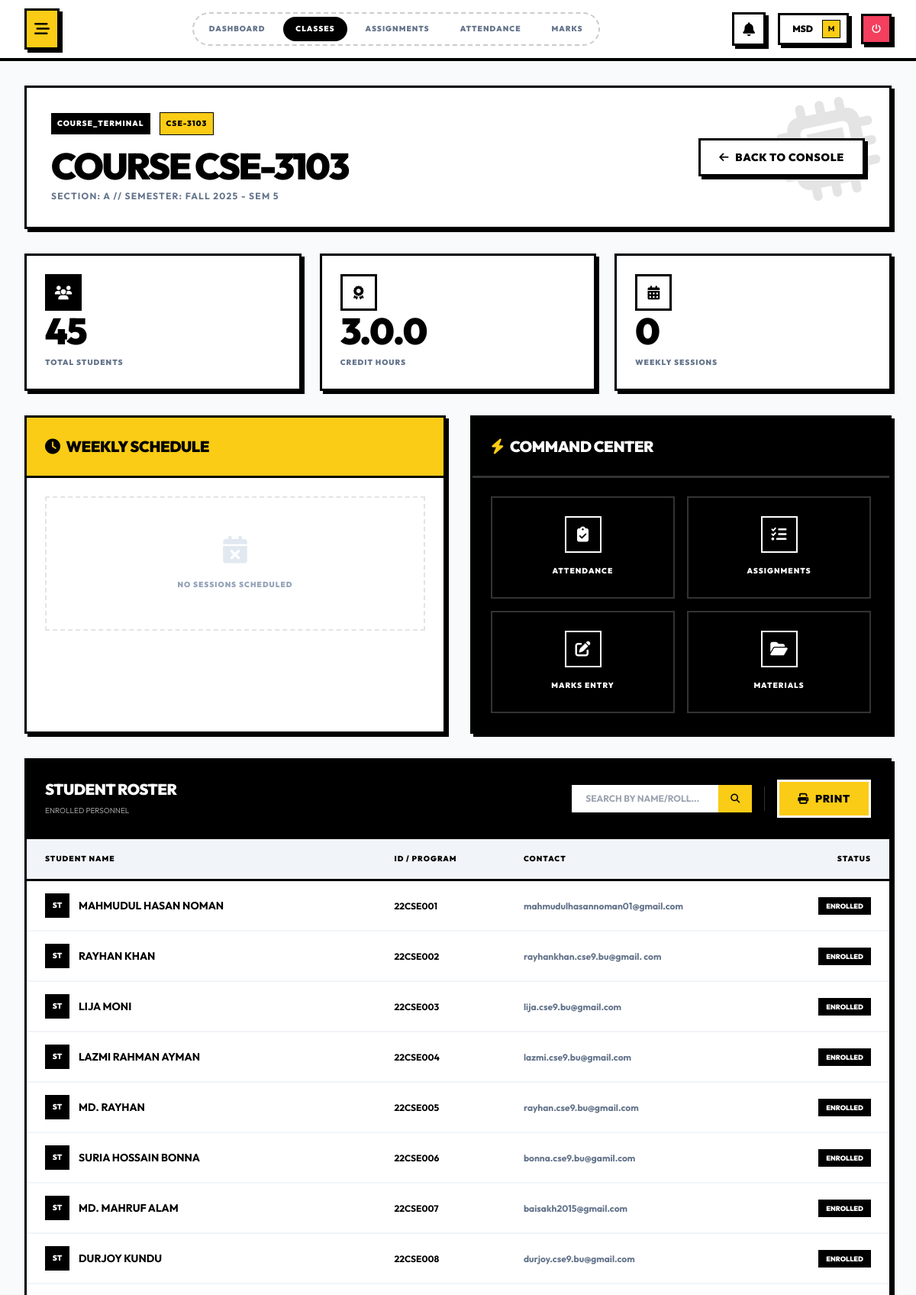
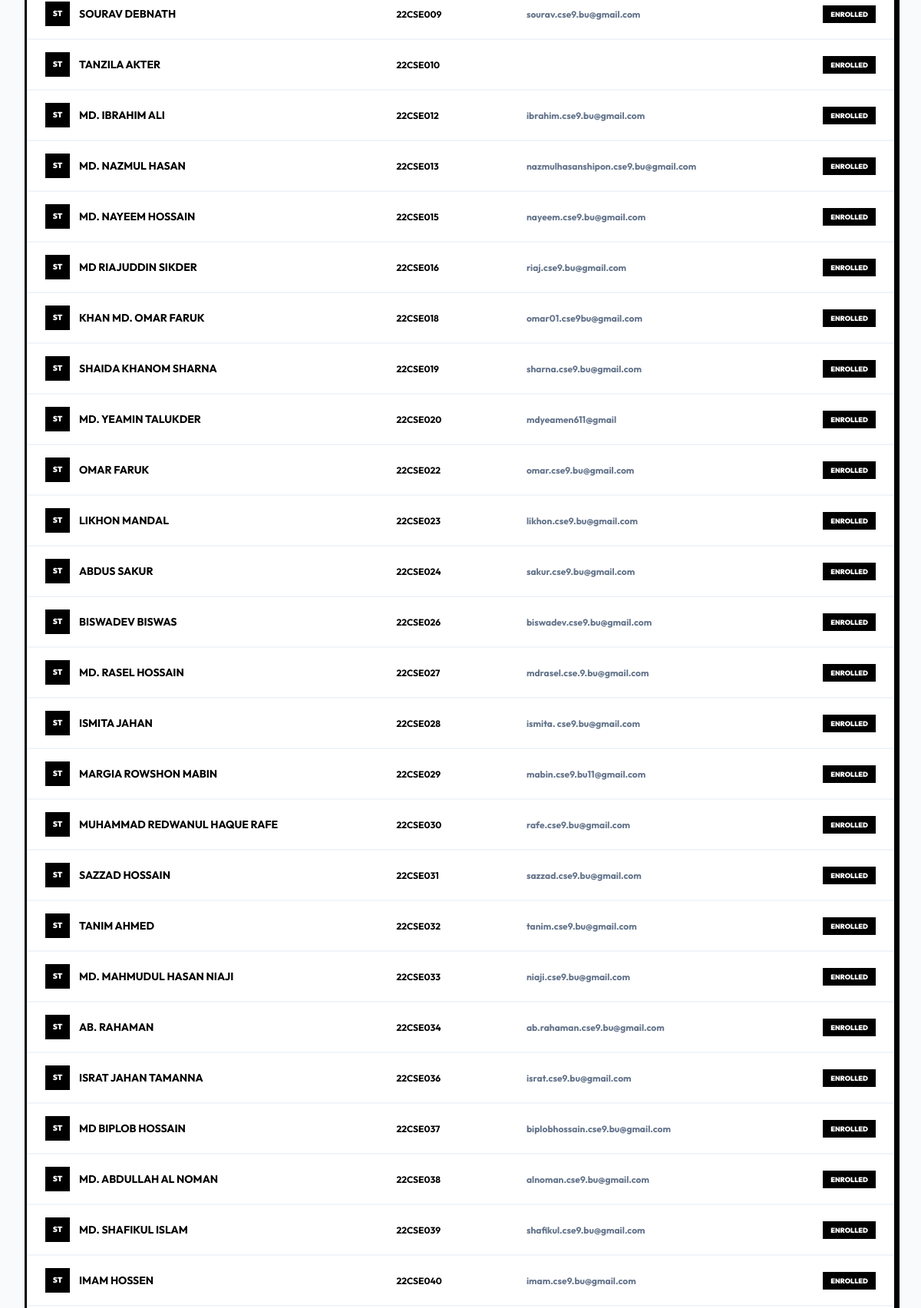
/modules/teacher/my-courses.php?id=34 (signed in, upper part), run on the app's committed database (2 pictures, top to bottom).
### tables this page shows
CREATE TABLE `course_offerings` (
  `id` int(10) UNSIGNED NOT NULL,
  `course_id` int(10) UNSIGNED NOT NULL,
  `semester_id` int(10) UNSIGNED NOT NULL,
  `section` varchar(10) NOT NULL,
  `max_students` int(11) DEFAULT 60,
  `enrolled_students` int(11) DEFAULT 0,
  `status` enum('open','closed','completed') DEFAULT 'open',
  `created_at` timestamp NOT NULL DEFAULT current_timestamp(),
  `updated_at` timestamp NOT NULL DEFAULT current_timestamp() ON UPDATE current_timestamp()
);

CREATE TABLE `courses` (
  `id` int(10) UNSIGNED NOT NULL,
  `department_id` int(10) UNSIGNED NOT NULL,
  `course_code` varchar(20) NOT NULL,
  `course_name` varchar(200) NOT NULL,
  `credit_hours` decimal(3,1) NOT NULL,
  `course_type` enum('theory','lab','project','thesis') DEFAULT 'theory',
  `semester_number` int(11) NOT NULL,
  `description` text DEFAULT NULL,
  `syllabus` text DEFAULT NULL,
  `status` enum('active','inactive') DEFAULT 'active',
  `created_at` timestamp NOT NULL DEFAULT current_timestamp(),
  `updated_at` timestamp NOT NULL DEFAULT current_timestamp() ON UPDATE current_timestamp(),
  `deleted_at` timestamp NULL DEFAULT NULL,
  `default_room_id` int(10) UNSIGNED DEFAULT NULL
);

CREATE TABLE `semesters` (
  `id` int(10) UNSIGNED NOT NULL,
  `academic_year_id` int(10) UNSIGNED NOT NULL,
  `name` varchar(50) NOT NULL,
  `semester_number` int(11) NOT NULL,
  `start_date` date NOT NULL,
  `end_date` date NOT NULL,
  `status` enum('upcoming','active','completed') DEFAULT 'upcoming',
  `created_at` timestamp NOT NULL DEFAULT current_timestamp(),
  `updated_at` timestamp NOT NULL DEFAULT current_timestamp() ON UPDATE current_timestamp()
);

CREATE TABLE `enrollments` (
  `id` int(10) UNSIGNED NOT NULL,
  `student_id` int(10) UNSIGNED NOT NULL,
  `course_offering_id` int(10) UNSIGNED NOT NULL,
  `enrollment_date` date NOT NULL,
  `status` enum('enrolled','dropped','completed') DEFAULT 'enrolled',
  `grade` varchar(5) DEFAULT NULL,
  `grade_point` decimal(3,2) DEFAULT NULL,
  `created_at` timestamp NOT NULL DEFAULT current_timestamp(),
  `updated_at` timestamp NOT NULL DEFAULT current_timestamp() ON UPDATE current_timestamp()
);

CREATE TABLE `user_profiles` (
  `id` int(10) UNSIGNED NOT NULL,
  `user_id` int(10) UNSIGNED NOT NULL,
  `first_name` varchar(50) NOT NULL,
  `last_name` varchar(50) NOT NULL,
  `phone` varchar(20) DEFAULT NULL,
  `address` text DEFAULT NULL,
  `city` varchar(50) DEFAULT NULL,
  `state` varchar(50) DEFAULT NULL,
  `postal_code` varchar(20) DEFAULT NULL,
  `country` varchar(50) DEFAULT 'Bangladesh',
  `date_of_birth` date DEFAULT NULL,
  `gender` enum('male','female','other') DEFAULT NULL,
  `profile_picture` varchar(255) DEFAULT NULL,
  `created_at` timestamp NOT NULL DEFAULT current_timestamp(),
  `updated_at` timestamp NOT NULL DEFAULT current_timestamp() ON UPDATE current_timestamp()
);

CREATE TABLE `students` (
  `id` int(10) UNSIGNED NOT NULL,
  `user_id` int(10) UNSIGNED NOT NULL,
  `department_id` int(10) UNSIGNED NOT NULL,
  `student_id` varchar(50) NOT NULL,
  `batch_year` int(11) NOT NULL,
  `session` varchar(20) DEFAULT NULL,
  `admission_date` date DEFAULT NULL,
  `blood_group` varchar(5) DEFAULT NULL,
  `guardian_name` varchar(100) DEFAULT NULL,
  `guardian_phone` varchar(20) DEFAULT NULL,
  `guardian_email` varchar(100) DEFAULT NULL,
  `current_semester` int(11) DEFAULT 1,
  `cgpa` decimal(3,2) DEFAULT 0.00,
  `status` enum('active','inactive','graduated','dropped') DEFAULT 'active',
  `created_at` timestamp NOT NULL DEFAULT current_timestamp(),
  `updated_at` timestamp NOT NULL DEFAULT current_timestamp() ON UPDATE current_timestamp()
);

CREATE TABLE `users` (
  `id` int(10) UNSIGNED NOT NULL,
  `username` varchar(50) NOT NULL,
  `email` varchar(100) NOT NULL,
  `password` varchar(255) NOT NULL,
  `role` enum('super_admin','admin','teacher','student') NOT NULL,
  `status` enum('active','inactive','suspended') DEFAULT 'active',
  `first_login` tinyint(1) DEFAULT 1,
  `last_login` datetime DEFAULT NULL,
  `failed_login_attempts` int(11) DEFAULT 0,
  `locked_until` datetime DEFAULT NULL,
  `remember_token` varchar(64) DEFAULT NULL,
  `remember_token_expires` datetime DEFAULT NULL,
  `created_at` timestamp NOT NULL DEFAULT current_timestamp(),
  `updated_at` timestamp NOT NULL DEFAULT current_timestamp() ON UPDATE current_timestamp(),
  `deleted_at` timestamp NULL DEFAULT NULL
);

### includes/session.php (called while the page is built, shortened)
<?php
function get_current_user_id() {
    return $_SESSION['user_id'] ?? null;
}

### includes/functions.php (called while the page is built, shortened)
<?php
function sanitize_input($data) {
    return htmlspecialchars(strip_tags(trim($data)), ENT_QUOTES, 'UTF-8');
}
function e($string) {
    return htmlspecialchars($string ?? '', ENT_QUOTES, 'UTF-8');
}

### modules/teacher/my-courses.php (the view, shortened to what this page needs)
<?php
require_once __DIR__ . '/../../config/settings.php';
require_once __DIR__ . '/../../includes/session.php';
require_once __DIR__ . '/../../includes/functions.php';
require_once __DIR__ . '/../../includes/auth.php';
$user_id = get_current_user_id();
$stmt = $db->prepare("SELECT id FROM teachers WHERE user_id = ?");
$stmt->bind_param("i", $user_id);
$stmt->execute();
$teacher = $stmt->get_result()->fetch_assoc();
$teacher_id = $teacher['id'];
$course_id = $_GET['id'] ?? null;
if ($course_id) {
    $offering_query = "SELECT co.*, c.course_code, c.course_name, c.credit_hours, s.name as semester_name,
        (SELECT COUNT(*) FROM enrollments WHERE course_offering_id = co.id) as enrolled_count
        FROM course_offerings co
        JOIN courses c ON co.course_id = c.id
        JOIN semesters s ON co.semester_id = s.id
        JOIN teacher_courses tc ON co.id = tc.course_offering_id
        WHERE tc.teacher_id = $teacher_id AND co.id = $course_id";
    $offering_res = $db->query($offering_query);
    $course = $offering_res->fetch_assoc();
    $search = sanitize_input($_GET['search'] ?? '');
    $students = [];
    $query = "SELECT s.id as internal_id, s.student_id, up.first_name, up.last_name, e.status, u.email
        FROM enrollments e
        JOIN students s ON e.student_id = s.id
        JOIN users u ON s.user_id = u.id
        JOIN user_profiles up ON u.id = up.user_id
        WHERE e.course_offering_id = $course_id";
    $query .= " ORDER BY s.student_id";
    $stmt = $db->query($query);
    while ($row = $stmt->fetch_assoc()) {
        $students[] = $row;
    }
    $schedule = [];
}
?>
<div class="space-y-8 animate-in">
<?php if ($course_id): ?>
    <div class="bg-white os-border os-shadow p-8 relative overflow-hidden">
        <div class="absolute top-0 right-0 p-4 opacity-10 pointer-events-none">
        </div>
        <div class="relative z-10 flex flex-col md:flex-row md:items-center justify-between gap-8">
            <div>
                <div class="flex items-center gap-3 mb-4">
                    <span class="bg-black text-white text-[10px] font-black uppercase px-2 py-1 tracking-widest">Course_Terminal</span>
                    <span class="bg-yellow-400 text-black text-[10px] font-black uppercase px-2 py-1 tracking-widest border border-black"><?php echo e($course['course_code']); ?></span>
                </div>
                <h1 class="text-4xl md:text-5xl font-black uppercase leading-none tracking-tighter mb-2">
                    <?php echo e($course['course_name']); ?>
                </h1>
                <p class="text-xs font-mono font-bold uppercase tracking-widest text-slate-500">
                    Section: <?php echo e($course['section']); ?> // Semester: <?php echo e($course['semester_name']); ?>
                </p>
            </div>
            <a href="my-courses.php" class="btn-os bg-white hover:bg-black hover:text-white transition-colors">
                <i class="fas fa-arrow-left"></i> Back to Console
            </a>
        </div>
    </div>
    <div class="grid grid-cols-1 md:grid-cols-3 gap-6">
        <div class="os-card p-6 flex flex-col justify-between h-[180px] group">
            <div class="flex justify-between items-start">
                <div class="os-icon-box">
                    <i class="fas fa-users text-lg"></i>
                </div>
            </div>
            <div>
                <h3 class="text-5xl font-black mb-2 leading-none"><?php echo $course['enrolled_count']; ?></h3>
                <p class="text-[10px] font-black uppercase tracking-widest text-slate-500 group-hover:text-black">Total Students</p>
            </div>
        </div>
        <div class="os-card p-6 flex flex-col justify-between h-[180px] group">
            <div class="flex justify-between items-start">
                <div class="os-icon-box bg-white text-black">
                    <i class="fas fa-award text-lg"></i>
                </div>
            </div>
            <div>
                <h3 class="text-5xl font-black mb-2 leading-none"><?php echo $course['credit_hours']; ?>.0</h3>
                <p class="text-[10px] font-black uppercase tracking-widest text-slate-500 group-hover:text-black">Credit Hours</p>
            </div>
        </div>
        <div class="os-card p-6 flex flex-col justify-between h-[180px] group">
            <div class="flex justify-between items-start">
                <div class="os-icon-box bg-white text-black">
                    <i class="fas fa-calendar-alt text-lg"></i>
                </div>
            </div>
            <div>
                <h3 class="text-5xl font-black mb-2 leading-none"><?php echo count($schedule); ?></h3>
                <p class="text-[10px] font-black uppercase tracking-widest text-slate-500 group-hover:text-black">Weekly Sessions</p>
            </div>
        </div>
    </div>
    <div class="grid grid-cols-1 lg:grid-cols-2 gap-8">
        <div class="os-card p-0 bg-white">
            <div class="p-6 border-b-3 border-black bg-yellow-400 flex justify-between items-center">
                <h3 class="text-xl font-black uppercase tracking-tight flex items-center gap-2">
                    <i class="fas fa-clock"></i> Weekly Schedule
                </h3>
            </div>
            <div class="p-6">
                <?php if (empty($schedule)): ?>
                    <div class="py-12 text-center border-2 border-dashed border-black/10">
                        <i class="fas fa-calendar-times text-4xl text-slate-200 mb-4"></i>
                        <p class="text-[10px] font-black text-slate-400 uppercase tracking-widest">No sessions scheduled</p>
                    </div>
                <?php endif; ?>
            </div>
        </div>
        <div class="os-card p-0 bg-black text-white">
            <div class="p-6 border-b-3 border-white/20 flex justify-between items-center">
                <h3 class="text-xl font-black uppercase tracking-tight flex items-center gap-2">
                    <i class="fas fa-bolt text-yellow-400"></i> Command Center
                </h3>
            </div>
            <div class="grid grid-cols-2 gap-4 p-6">
                <?php
                $actions = [
                    ['url' => 'attendance.php?course_id=', 'icon' => 'fa-clipboard-check', 'label' => 'Attendance'],
                    ['url' => 'assignments.php?course_id=', 'icon' => 'fa-tasks', 'label' => 'Assignments'],
                    ['url' => 'marks-entry.php?course_id=', 'icon' => 'fa-edit', 'label' => 'Marks Entry'],
                    ['url' => 'course-materials.php?course_id=', 'icon' => 'fa-folder-open', 'label' => 'Materials']
                ];
                foreach ($actions as $act):
                ?>
                <a href="<?php echo $act['url'] . $course_id; ?>" class="group p-6 border-2 border-white/20 hover:bg-yellow-400 hover:border-yellow-400 transition-all text-center">
                    <div class="w-12 h-12 border-2 border-white group-hover:border-black group-hover:text-black flex items-center justify-center mx-auto mb-3 transition-colors">
                        <i class="fas <?php echo $act['icon']; ?> text-xl"></i>
                    </div>
                    <span class="text-[10px] font-black uppercase tracking-widest group-hover:text-black transition-colors"><?php echo $act['label']; ?></span>
                </a>
                <?php endforeach; ?>
            </div>
        </div>
    </div>
    <div class="os-card p-0 bg-white">
        <div class="p-6 border-b-3 border-black flex justify-between items-center bg-black text-white">
            <div>
                <h3 class="text-xl font-black uppercase tracking-tight">Student Roster</h3>
                <p class="text-[10px] font-mono opacity-60 uppercase mt-1">Enrolled Personnel</p>
            </div>
            <div class="flex items-center gap-4">
                 <form action="" method="GET" class="flex">
                    <input type="text" name="search" value="<?php echo e($search); ?>" placeholder="SEARCH BY NAME/ROLL..." class="bg-white text-black px-4 py-2 font-bold uppercase text-xs border-2 border-transparent focus:border-yellow-400 outline-none w-48">
                    <button type="submit" class="bg-yellow-400 px-4 py-2 text-black font-black uppercase text-xs hover:bg-white transition-colors">
                        <i class="fas fa-search"></i>
                    </button>
                </form>
                <button onclick="window.print()" class="btn-os bg-yellow-400 text-black hover:bg-white border-white">
                    <i class="fas fa-print"></i> Print
                </button>
            </div>
        </div>
        <div class="overflow-x-auto">
            <table class="w-full text-left border-collapse">
                <thead>
                    <tr class="bg-slate-100 border-b-3 border-black">
                        <th class="px-6 py-4 text-[10px] font-black uppercase tracking-widest text-black">Student Name</th>
                        <th class="px-6 py-4 text-[10px] font-black uppercase tracking-widest text-black">ID / Program</th>
                        <th class="px-6 py-4 text-[10px] font-black uppercase tracking-widest text-black">Contact</th>
                        <th class="px-6 py-4 text-[10px] font-black uppercase tracking-widest text-black text-right">Status</th>
                    </tr>
                </thead>
                <tbody class="divide-y-2 divide-slate-100">
                    <?php if (empty($students)): ?>
                        <tr>
                            <td colspan="4" class="px-6 py-12 text-center">
                                <p class="text-[10px] font-black text-slate-400 uppercase tracking-widest">No students enrolled</p>
                            </td>
                        </tr>
                    <?php else: ?>
                        <?php foreach ($students as $student): ?>
                            <tr class="hover:bg-yellow-50 transition-colors group">
                                <td class="px-6 py-4">
                                    <div class="flex items-center gap-3">
                                        <div class="w-8 h-8 bg-black text-white flex items-center justify-center font-black text-[10px] border border-black group-hover:bg-yellow-400 group-hover:text-black transition-colors">
                                            ST
                                        </div>
                                        <a href="student-performance.php?student_id=<?php echo $student['internal_id']; ?>" class="font-bold text-sm uppercase hover:text-yellow-600 hover:underline"><?php echo e($student['first_name'] . ' ' . $student['last_name']); ?></a>
                                    </div>
                                </td>
                                <td class="px-6 py-4">
                                    <span class="font-mono text-xs font-bold"><?php echo e($student['student_id']); ?></span>
                                </td>
                                <td class="px-6 py-4">
                                    <span class="text-xs font-bold text-slate-500"><?php echo e($student['email']); ?></span>
                                </td>
                                <td class="px-6 py-4 text-right">
                                    <span class="px-2 py-1 text-[9px] font-black uppercase border-2 <?php echo $student['status'] === 'enrolled' ? 'border-black bg-black text-white' : 'border-red-500 text-red-500'; ?>">
                                        <?php echo $student['status']; ?>
                                    </span>
                                </td>
                            </tr>
                        <?php endforeach; ?>
                    <?php endif; ?>
                </tbody>
            </table>
        </div>
    </div>
<?php endif; ?>
</div>
<?php
include __DIR__ . '/../../includes/layouts/dashboard.php';
?>

### data on the page
course_offerings: course.course_code "CSE-3103", course.course_name "COURSE CSE-3103", section "A", semester.name "FALL 2025 - SEM 5", course.credit_hours "3.0"
enrollments: user_profiles.first_name+last_name "MAHMUDUL HASAN NOMAN", student.student_id "22CSE001", users.email "mahmudulhasannoman01@gmail.com", status "ENROLLED"
enrollments: user_profiles.first_name+last_name "RAYHAN KHAN", student.student_id "22CSE002", users.email "rayhankhan.cse9.bu@gmail. com", status "ENROLLED"
enrollments: user_profiles.first_name+last_name "LIJA MONI", student.student_id "22CSE003", users.email "lija.cse9.bu@gmail.com", status "ENROLLED"
enrollments: user_profiles.first_name+last_name "LAZMI RAHMAN AYMAN", student.student_id "22CSE004", users.email "lazmi.cse9.bu@gmail.com", status "ENROLLED"
enrollments: user_profiles.first_name+last_name "MD. RAYHAN", student.student_id "22CSE005", users.email "rayhan.cse9.bu@gmail.com", status "ENROLLED"
enrollments: user_profiles.first_name+last_name "SURIA HOSSAIN BONNA", student.student_id "22CSE006", users.email "bonna.cse9.bu@gamil.com", status "ENROLLED"
enrollments: user_profiles.first_name+last_name "MD. MAHRUF ALAM", student.student_id "22CSE007", users.email "baisakh2015@gmail.com", status "ENROLLED"
enrollments: user_profiles.first_name+last_name "DURJOY KUNDU", student.student_id "22CSE008", users.email "durjoy.cse9.bu@gmail.com", status "ENROLLED"
enrollments: user_profiles.first_name+last_name "SOURAV DEBNATH", student.student_id "22CSE009", users.email "sourav.cse9.bu@gmail.com", status "ENROLLED"
enrollments: user_profiles.first_name+last_name "TANZILA AKTER", student.student_id "22CSE010", status "ENROLLED"
enrollments: user_profiles.first_name+last_name "MD. IBRAHIM ALI", student.student_id "22CSE012", users.email "ibrahim.cse9.bu@gmail.com", status "ENROLLED"
enrollments: user_profiles.first_name+last_name "MD. NAZMUL HASAN", student.student_id "22CSE013", users.email "nazmulhasanshipon.cse9.bu@gmail.com", status "ENROLLED"
enrollments: user_profiles.first_name+last_name "MD. NAYEEM HOSSAIN", student.student_id "22CSE015", users.email "nayeem.cse9.bu@gmail.com", status "ENROLLED"
enrollments: user_profiles.first_name+last_name "MD RIAJUDDIN SIKDER", student.student_id "22CSE016", users.email "riaj.cse9.bu@gmail.com", status "ENROLLED"
enrollments: user_profiles.first_name+last_name "KHAN MD. OMAR FARUK", student.student_id "22CSE018", users.email "omar01.cse9bu@gmail.com", status "ENROLLED"
enrollments: user_profiles.first_name+last_name "SHAIDA KHANOM SHARNA", student.student_id "22CSE019", users.email "sharna.cse9.bu@gmail.com", status "ENROLLED"
enrollments: user_profiles.first_name+last_name "MD. YEAMIN TALUKDER", student.student_id "22CSE020", users.email "mdyeamen611@gmail", status "ENROLLED"
enrollments: user_profiles.first_name+last_name "OMAR FARUK", student.student_id "22CSE022", users.email "omar.cse9.bu@gmail.com", status "ENROLLED"
enrollments: user_profiles.first_name+last_name "LIKHON MANDAL", student.student_id "22CSE023", users.email "likhon.cse9.bu@gmail.com", status "ENROLLED"
enrollments: user_profiles.first_name+last_name "ABDUS SAKUR", student.student_id "22CSE024", users.email "sakur.cse9.bu@gmail.com", status "ENROLLED"
enrollments: user_profiles.first_name+last_name "BISWADEV BISWAS", student.student_id "22CSE026", users.email "biswadev.cse9.bu@gmail.com", status "ENROLLED"
enrollments: user_profiles.first_name+last_name "MD. RASEL HOSSAIN", student.student_id "22CSE027", users.email "mdrasel.cse.9.bu@gmail.com", status "ENROLLED"
enrollments: user_profiles.first_name+last_name "ISMITA JAHAN", student.student_id "22CSE028", users.email "ismita. cse9.bu@gmail.com", status "ENROLLED"
enrollments: user_profiles.first_name+last_name "MARGIA ROWSHON MABIN", student.student_id "22CSE029", users.email "mabin.cse9.bu11@gmail.com", status "ENROLLED"
enrollments: user_profiles.first_name+last_name "MUHAMMAD REDWANUL HAQUE RAFE", student.student_id "22CSE030", users.email "rafe.cse9.bu@gmail.com", status "ENROLLED"
enrollments: user_profiles.first_name+last_name "SAZZAD HOSSAIN", student.student_id "22CSE031", users.email "sazzad.cse9.bu@gmail.com", status "ENROLLED"
enrollments: user_profiles.first_name+last_name "TANIM AHMED", student.student_id "22CSE032", users.email "tanim.cse9.bu@gmail.com", status "ENROLLED"
enrollments: user_profiles.first_name+last_name "MD. MAHMUDUL HASAN NIAJI", student.student_id "22CSE033", users.email "niaji.cse9.bu@gmail.com", status "ENROLLED"
enrollments: user_profiles.first_name+last_name "AB. RAHAMAN", student.student_id "22CSE034", users.email "ab.rahaman.cse9.bu@gmail.com", status "ENROLLED"
enrollments: user_profiles.first_name+last_name "ISRAT JAHAN TAMANNA", student.student_id "22CSE036", users.email "israt.cse9.bu@gmail.com", status "ENROLLED"
enrollments: user_profiles.first_name+last_name "MD BIPLOB HOSSAIN", student.student_id "22CSE037", users.email "biplobhossain.cse9.bu@gmail.com", status "ENROLLED"
enrollments: user_profiles.first_name+last_name "MD. ABDULLAH AL NOMAN", student.student_id "22CSE038", users.email "alnoman.cse9.bu@gmail.com", status "ENROLLED"
enrollments: user_profiles.first_name+last_name "MD. SHAFIKUL ISLAM", student.student_id "22CSE039", users.email "shafikul.cse9.bu@gmail.com", status "ENROLLED"
enrollments: user_profiles.first_name+last_name "IMAM HOSSEN", student.student_id "22CSE040", users.email "imam.cse9.bu@gmail.com", status "ENROLLED"

### other printed values
$link['label'] "DASHBOARD"
$link['label'] "CLASSES"
$link['label'] "ASSIGNMENTS"
$link['label'] "ATTENDANCE"
$link['label'] "MARKS"
explode(' ', $_SESSION['username'])[0] "MSD"
substr($_SESSION['username'] ?? 'U', 0, 1) "M"
$course['enrolled_count'] "45"
count($schedule) "0"
$act['label'] "ATTENDANCE"
$act['label'] "ASSIGNMENTS"
$act['label'] "MARKS ENTRY"
$act['label'] "MATERIALS"
